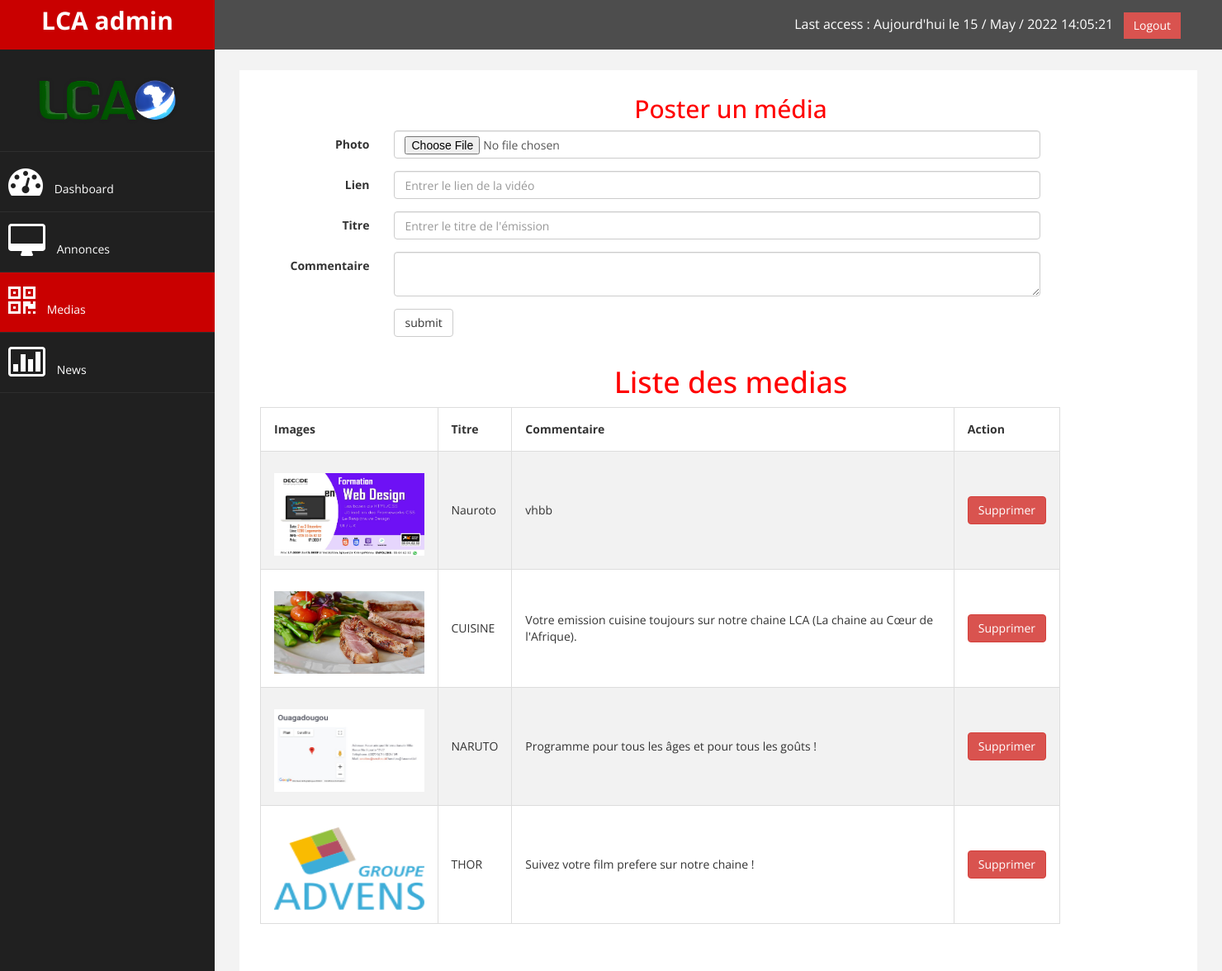
The app's page /admin/media.php with its own data.
### tables this page shows
CREATE TABLE IF NOT EXISTS `media` (
  `id_media` int(11) NOT NULL AUTO_INCREMENT,
  `title` varchar(255) NOT NULL,
  `photo` varchar(255) NOT NULL,
  `titre` varchar(255) NOT NULL,
  `commentaire` varchar(255) NOT NULL,
  PRIMARY KEY (`id_media`)
);

### admin/media.php (the view, shortened to what this page needs)
<!DOCTYPE html>
<html xmlns="http://www.w3.org/1999/xhtml">
<head>
    <link href="assets/css/bootstrap.css" rel="stylesheet" />
    <link href="assets/css/font-awesome.css" rel="stylesheet" />
    <link href="assets/js/morris/morris-0.4.3.min.css" rel="stylesheet" />
    <link href="assets/css/custom.css" rel="stylesheet" />
</head>
<body>
    <div id="wrapper">
        <nav class="navbar navbar-default navbar-cls-top " role="navigation" style="margin-bottom: 0;">
            <div class="navbar-header">
                <a class="navbar-brand" href="index.html">LCA admin</a>
            </div>
            <div style="color: white;padding: 15px 50px 5px 50px;float: right;font-size: 16px;">
    Last access : <?php echo " Aujourd'hui le ". date('d / M / Y H:m:s ').""; ?> &nbsp;
    <a href="users.php" class="btn btn-danger square-btn-adjust">Logout</a></div>
        </nav>
                <nav class="navbar-default navbar-side" role="navigation">
            <div class="sidebar-collapse">
                <ul class="nav" id="main-menu">
				<li class="text-center">
                    <img src="assets/img/logo.png" class="user-image img-responsive"/>
					</li>
                    <li>
                        <a  href="index.html"><i class="fa fa-dashboard fa-3x"></i> Dashboard</a>
                    </li>
                     <li>
                        <a href="annonces.php"><i class="fa fa-desktop fa-3x"></i> Annonces</a>
                    </li>
                    <li>
                        <a class="active-menu" href="media.php"><i class="fa fa-qrcode fa-3x"></i> Medias</a>
                    </li>
					          <li>
                        <a   href="news_sender.php"><i class="fa fa-bar-chart-o fa-3x"></i> News</a>
                    </li>
                </ul>
            </div>
        </nav>
        <div id="page-wrapper" >
            <div id="page-inner">
                <div class="row">
                    <div class="col-md-12">
    <div class="container">
        <h2 style="text-align: center;">Poster un média</h2>
        <div class="row">
          <section class="col-xs-10">
      <form class="form-horizontal" method="POST" enctype="multipart/form-data" method="news_sender.php">
      <div class="form-group">
        <label class="col-sm-2 control-label"
          for="photo_name">Photo</label>
        <div class="col-sm-10">
        <input class="form-control" type="file"
          name="photo" placeholder="Photo" required>
        </div>
      </div>
      <div class="form-group">
        <label class="col-sm-2 control-label"
          for="auteur">Lien</label>
        <div class="col-sm-10">
        <input class="form-control" type="text"
          name="title" placeholder="Entrer le lien de la vidéo" required>
        </div>
      </div>
      <div class="form-group">
        <label class="col-sm-2 control-label"
          for="dates_news">Titre</label>
        <div class="col-sm-10">
        <input class="form-control" type="text"
          name="titre" placeholder="Entrer le titre de l'émission" required>
        </div>
      </div>
      <div class="form-group">
        <label class="col-sm-2 control-label"
          for="contenu">Commentaire</label>
        <div class="col-sm-10">
        <textarea class="form-control"
          name="commentaire" required></textarea>
        </div>
      </div>
      <div class="form-group">
      <div class="col-sm-10 col-sm-offset-2">
        <input type="submit" class="btn btn-default" name="submit" value="submit">
      </div>
      </div>
      </form>
    </div>
<?php
    $bdd= new PDO("mysql:host=localhost;dbname=tv_lca","root","");
    $bdd->setAttribute(PDO::ATTR_ERRMODE, PDO::ERRMODE_EXCEPTION);
    $resultat = $bdd->query("SELECT * FROM `media`  ORDER BY `id_media` desc");
	if($resultat){
		echo "<h1 style=\"text-align:center;color: red\";>Liste des medias</h1>\n";
		echo "<table border='1'>\n";
		echo "<tr>\n";
		echo "<td><strong>Images</strong></td>\n";
		echo "<td><strong>Titre</strong></td>\n";
		echo "<td><strong>Commentaire</strong></td>\n";
		echo "<td><strong>Action</strong></td>\n";
		echo "</tr>\n";
  		while($utilisateur=$resultat->fetch()){
            $photo = $utilisateur["photo"];
			echo "<tr>\n";
			echo "<td> <img class=\"img-responsive\" src=\"$photo\" style=\"height: 100px;width: 200px;margin-top: 10px\" alt=\"Grooming Photo\"> </td>\n";
			echo "<td>" . $utilisateur["titre"] . "</td>\n";
			echo "<td>" . $utilisateur["commentaire"] . "</td>\n";
			echo "<td><a href='media_supprimerok.php?id_media=" . $utilisateur["id_media"] ."' class=\"btn btn-danger navbar-btn\" role=\"button\">Supprimer</a></td>\n";
			echo "</tr>\n";
		}
		echo "</table>\n";
	}else{
		echo "erreure dans l'éxécution de la requête</br>";
	}
?>
                    </div>
                </div>
    </div>
            </div>
        </div>
</body>
</html>

### admin/assets/css/custom.css (style rules this page uses)
body { font-family: 'Open Sans', sans-serif; }
#wrapper { width: 100%; background:#202020; }
#page-wrapper { padding: 15px 15px; min-height: 600px; background:#F3F3F3; }
#page-inner { width:100%; margin:10px 20px 10px 0px; background-color:#fff!important; padding:10px; min-height:1200px; }
.text-center { text-align:center; }
h2 { color: #f00; }
.square-btn-adjust { border: 0px solid transparent; -webkit-border-radius: 0px; -moz-border-radius: 0px; border-radius: 0px; }
.user-image { margin: 25px auto; -webkit-border-radius: 10px; -moz-border-radius: 10px; border-radius: 10px; max-height:170px; max-width:170px; }
.navbar-cls-top .navbar-brand { color: #fff; background: #C90000; width: 260px; text-align: center; height: 60px; font-size: 30px; font-weight: 700; }
.active-menu { background-color:#C90000!important; }
.sidebar-collapse , .sidebar-collapse .nav { background:none; }
.sidebar-collapse .nav { padding:0; }
.sidebar-collapse .nav > li > a { color:#fff; background:#202020; text-shadow:none; }
.sidebar-collapse > .nav > li > a { padding:15px 10px; }
.sidebar-collapse > .nav > li { border-bottom: 1px solid rgba(107, 108, 109, 0.19); }
.navbar-side { border:none; background-color: #202020; }
.navbar-cls-top { background:#4D4D4D; border-bottom:none; }
.navbar-default { border:0px solid black; }
.navbar-header { background: #A70303; }
.nav > li > a > i { margin-right:10px; }
@media (min-width:768px) { #page-wrapper { margin: 0 0 0 260px; padding: 15px 30px; min-height: 1200px; } }
@media (min-width:768px) { .navbar-side { z-index: 1; position: absolute; width: 260px; } }
@media (min-width:768px) { .navbar { border-radius: 0px; } }

### admin/media.php (style rules this page uses)
table { border-collapse: collapse; border-spacing: 0; width: 85%; border: 1px solid #ddd; }
th, td { text-align: left; padding: 16px; }
tr:nth-child(even) { background-color: #f2f2f2; }

### records on screen
media: photo (picture), titre "Nauroto", commentaire "vhbb"
media: photo (picture), titre "CUISINE", commentaire "Votre emission cuisine toujours sur notre chaine LCA (La chaine au Cœur de l'Afrique)."
media: photo (picture), titre "NARUTO", commentaire "Programme pour tous les âges et pour tous les goûts !"
media: photo (picture), titre "THOR", commentaire "Suivez votre film prefere sur notre chaine !"
